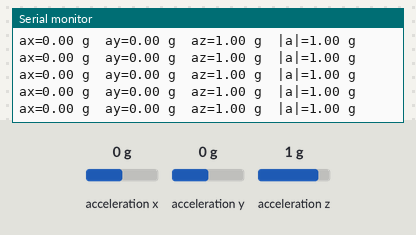
A sketch run on a simulated ESP32. Parts: the last lines printed to the serial monitor. Wiring (inferred from the names in the program): MPU-6050 motion sensor at I2C address 0x68. The test bench sets the inputs (shaded band); at power-on: acceleration x 0 g, acceleration y 0 g, acceleration z 1 g.

Above: at 1.2 s.
1.3 s: acceleration x set to -1.4 g
At 1.56 s:
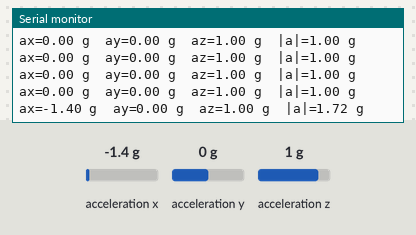
2.8 s: acceleration y set to -1.4 g
At 2.97 s:
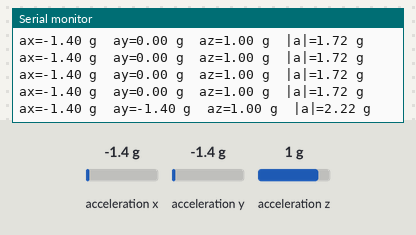
4.3 s: acceleration z set to -1.4 g
At 4.38 s:
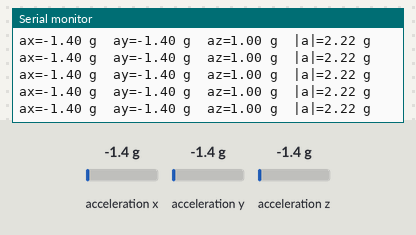
Timing chart, 0 to 7.3 s (numbered marks = the images above; inputs shaded):
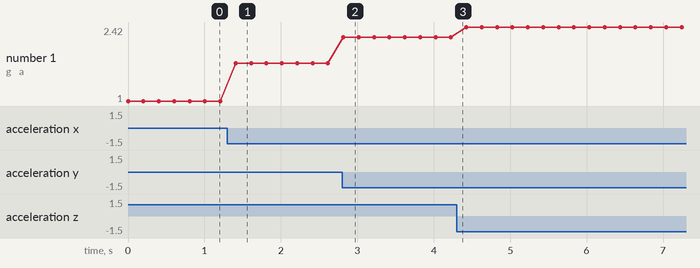

The sketch:

test4_mpu6050.ino
```cpp
// Test 4 — Accéléromètre MPU6050 en I2C (SDA = GPIO21, SCL = GPIO22, alimentation 3V3)
// Attendu : "MPU6050 détecté", puis ax, ay, az en g (az ≈ 1 g à plat).
#include <Wire.h>
const uint8_t MPU = 0x68;

void setup() {
  Serial.begin(115200);
  Wire.begin(21, 22);
  Wire.beginTransmission(MPU);
  Wire.write(0x6B);
  Wire.write(0);
  Serial.println(Wire.endTransmission() == 0 ? "MPU6050 détecté" : "MPU6050 NON détecté : vérifier le câblage");
}

void loop() {
  Wire.beginTransmission(MPU);
  Wire.write(0x3B);
  Wire.endTransmission(false);
  if (Wire.requestFrom(MPU, (uint8_t)6) == 6) {
    float ax = (int16_t)((Wire.read() << 8) | Wire.read()) / 16384.0;
    float ay = (int16_t)((Wire.read() << 8) | Wire.read()) / 16384.0;
    float az = (int16_t)((Wire.read() << 8) | Wire.read()) / 16384.0;
    Serial.printf("ax=%.2f g  ay=%.2f g  az=%.2f g  |a|=%.2f g\n", ax, ay, az, sqrt(ax*ax + ay*ay + az*az));
  }
  delay(200);
}
```

Measured:
- after the input at 1.3 s, the serial monitor: prints a new line after 0.11 s (image 1)
- after the input at 2.8 s, the serial monitor: prints a new line at once (image 2)
- plotted number 1: 1 → 1.72 after the input at 1.3 s, 1.72 → 2.22 after the input at 2.8 s, 2.22 → 2.42 after the input at 4.3 s
